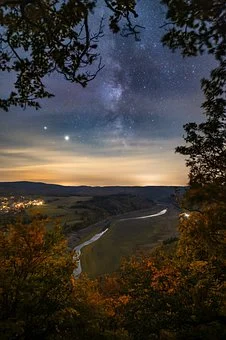
#> input picture opencv/imgs/1.webp, 226 x 340 px
$ python basic_opera.py
#> lines starting #> are read from the running program, lines starting #| are printed output that depends on the picture
import cv2;
import matplotlib.pyplot as plt
def show(image):
    plt.imshow(image)
    plt.axis('off')
    plt.show()


image = cv2.imread("./imgs/1.webp")
#> image is the input picture: shape (340, 226, 3); mean B, G, R 56.1, 60.1, 64.9
image = cv2.cvtColor(image, cv2.COLOR_BGR2RGB)
(h,w,c) = image.shape
#> h = 340; w = 226; c = 3
print(h, w, c)
#| 340 226 3

(r,g,b) = image[0, 0]
#> r = 35; g = 23; b = 16
print(image[0][0], r,g,b)
#| [35 23 16] 35 23 16

cX,cY = (int(w/2), int(h/2))
#> cX = 113; cY = 170
print(cX,cY)
#| 113 170
t1 = image[0:cX, 0:cY]
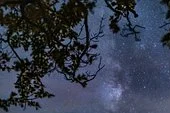
#> t1: shape (113, 170, 3); mean R, G, B 53.7, 60.8, 77.8
image[0:30, 0:30] = (0, 255, 0)
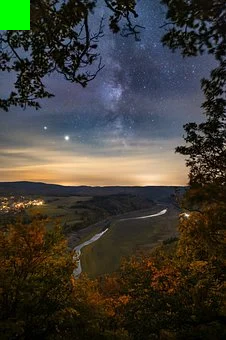
#> image: shape (340, 226, 3); mean R, G, B 64.5, 62.7, 55.7
show(t1)
#> in show, `plt.show()`:
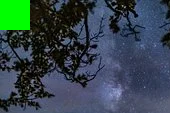
#> shown: shape (113, 170, 3); mean R, G, B 52.2, 71.2, 76.4

$ run again, with opencv/imgs/face.png saved as opencv/imgs/1.webp
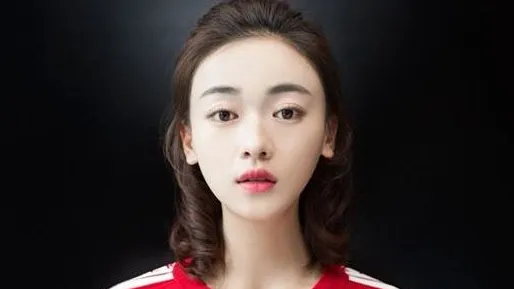
#> input picture opencv/imgs/face.png, 514 x 289 px
#> image is the input picture: shape (289, 514, 3); mean B, G, R 45.1, 46.9, 55.3
#| 289 514 3
#> r = 5; g = 7; b = 11
#| [ 5  7 11] 5 7 11
#| 257 144
#> `image[0:30, 0:30] = (0, 255, 0)`:
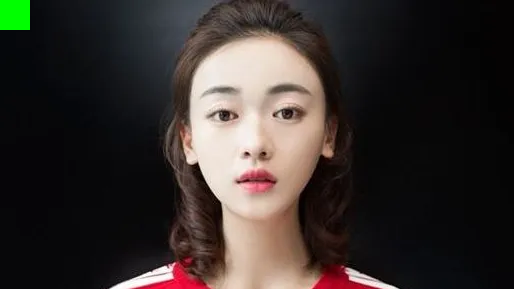
#> image: shape (289, 514, 3); mean R, G, B 55.3, 48.4, 45.1
#> in show, `plt.show()`:
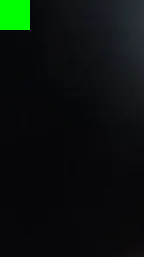
#> shown: shape (257, 144, 3); mean R, G, B 10.3, 17.4, 14
